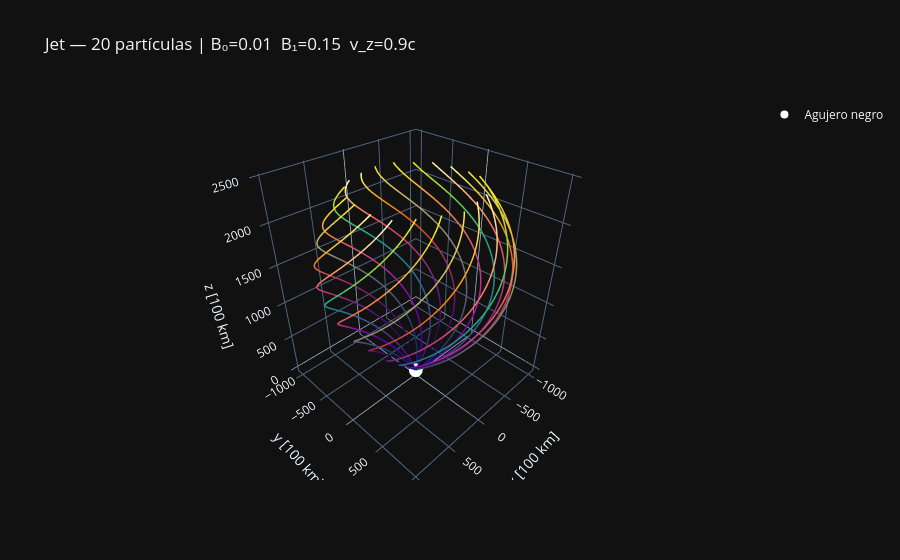

Notebook code cell kept with this figure:
### Code cell
cscales = ['Viridis', 'Plasma', 'Cividis', 'Inferno', 'Magma']
trazas  = [go.Scatter3d(x=sol.y[1], y=sol.y[2], z=sol.y[3],
                        mode='lines',
                        line=dict(width=3, color=sol.y[0]/C,
                                  colorscale=cscales[k % len(cscales)]),
                        showlegend=False)
           for k, sol in enumerate(soluciones_jet)]
 
trazas.append(go.Scatter3d(x=[0], y=[0], z=[0], mode='markers',
                           marker=dict(size=8, color='white'),
                           name='Agujero negro'))
 
fig1 = go.Figure(trazas)
fig1.update_layout(
    title=f'Jet — {N_jet} partículas | B₀={B0}  B₁={B1}  v_z={v_axial}c',
    scene=dict(xaxis_title='x [100 km]', yaxis_title='y [100 km]',
               zaxis_title='z [100 km]', aspectmode='data'),
    template='plotly_dark')
fig1.show()

### Figure 1 — Plotly figure (JSON) as saved in the notebook; plotly's stock layout.template omitted (floating-point values rounded to 4 significant figures; data arrays with more than 128 entries replaced by an {"elided": "..."} marker saying what was removed)
{"data": [{"line": {"color": {"elided": "1500 float values"}, "colorscale": [[0, "#440154"], [0.1111, "#482878"], [0.2222, "#3e4989"], [0.3333, "#31688e"], [0.4444, "#26828e"], [0.5556, "#1f9e89"], [0.6667, "#35b779"], [0.7778, "#6ece58"], [0.8889, "#b5de2b"], [1, "#fde725"]], "width": 3}, "mode": "lines", "showlegend": false, "type": "scatter3d", "x": {"elided": "1500 float values"}, "y": {"elided": "1500 float values"}, "z": {"elided": "1500 float values"}}, {"line": {"color": {"elided": "1500 float values"}, "colorscale": [[0, "#0d0887"], [0.1111, "#46039f"], [0.2222, "#7201a8"], [0.3333, "#9c179e"], [0.4444, "#bd3786"], [0.5556, "#d8576b"], [0.6667, "#ed7953"], [0.7778, "#fb9f3a"], [0.8889, "#fdca26"], [1, "#f0f921"]], "width": 3}, "mode": "lines", "showlegend": false, "type": "scatter3d", "x": {"elided": "1500 float values"}, "y": {"elided": "1500 float values"}, "z": {"elided": "1500 float values"}}, {"line": {"color": {"elided": "1500 float values"}, "colorscale": [[0, "#00224e"], [0.1111, "#123570"], [0.2222, "#3b496c"], [0.3333, "#575d6d"], [0.4444, "#707173"], [0.5556, "#8a8678"], [0.6667, "#a59c74"], [0.7778, "#c3b369"], [0.8889, "#e1cc55"], [1, "#fee838"]], "width": 3}, "mode": "lines", "showlegend": false, "type": "scatter3d", "x": {"elided": "1500 float values"}, "y": {"elided": "1500 float values"}, "z": {"elided": "1500 float values"}}, {"line": {"color": {"elided": "1500 float values"}, "colorscale": [[0, "#000004"], [0.1111, "#1b0c41"], [0.2222, "#4a0c6b"], [0.3333, "#781c6d"], [0.4444, "#a52c60"], [0.5556, "#cf4446"], [0.6667, "#ed6925"], [0.7778, "#fb9b06"], [0.8889, "#f7d13d"], [1, "#fcffa4"]], "width": 3}, "mode": "lines", "showlegend": false, "type": "scatter3d", "x": {"elided": "1500 float values"}, "y": {"elided": "1500 float values"}, "z": {"elided": "1500 float values"}}, {"line": {"color": {"elided": "1500 float values"}, "colorscale": [[0, "#000004"], [0.1111, "#180f3d"], [0.2222, "#440f76"], [0.3333, "#721f81"], [0.4444, "#9e2f7f"], [0.5556, "#cd4071"], [0.6667, "#f1605d"], [0.7778, "#fd9668"], [0.8889, "#feca8d"], [1, "#fcfdbf"]], "width": 3}, "mode": "lines", "showlegend": false, "type": "scatter3d", "x": {"elided": "1500 float values"}, "y": {"elided": "1500 float values"}, "z": {"elided": "1500 float values"}}, {"line": {"color": {"elided": "1500 float values"}, "colorscale": [[0, "#440154"], [0.1111, "#482878"], [0.2222, "#3e4989"], [0.3333, "#31688e"], [0.4444, "#26828e"], [0.5556, "#1f9e89"], [0.6667, "#35b779"], [0.7778, "#6ece58"], [0.8889, "#b5de2b"], [1, "#fde725"]], "width": 3}, "mode": "lines", "showlegend": false, "type": "scatter3d", "x": {"elided": "1500 float values"}, "y": {"elided": "1500 float values"}, "z": {"elided": "1500 float values"}}, {"line": {"color": {"elided": "1500 float values"}, "colorscale": [[0, "#0d0887"], [0.1111, "#46039f"], [0.2222, "#7201a8"], [0.3333, "#9c179e"], [0.4444, "#bd3786"], [0.5556, "#d8576b"], [0.6667, "#ed7953"], [0.7778, "#fb9f3a"], [0.8889, "#fdca26"], [1, "#f0f921"]], "width": 3}, "mode": "lines", "showlegend": false, "type": "scatter3d", "x": {"elided": "1500 float values"}, "y": {"elided": "1500 float values"}, "z": {"elided": "1500 float values"}}, {"line": {"color": {"elided": "1500 float values"}, "colorscale": [[0, "#00224e"], [0.1111, "#123570"], [0.2222, "#3b496c"], [0.3333, "#575d6d"], [0.4444, "#707173"], [0.5556, "#8a8678"], [0.6667, "#a59c74"], [0.7778, "#c3b369"], [0.8889, "#e1cc55"], [1, "#fee838"]], "width": 3}, "mode": "lines", "showlegend": false, "type": "scatter3d", "x": {"elided": "1500 float values"}, "y": {"elided": "1500 float values"}, "z": {"elided": "1500 float values"}}, {"line": {"color": {"elided": "1500 float values"}, "colorscale": [[0, "#000004"], [0.1111, "#1b0c41"], [0.2222, "#4a0c6b"], [0.3333, "#781c6d"], [0.4444, "#a52c60"], [0.5556, "#cf4446"], [0.6667, "#ed6925"], [0.7778, "#fb9b06"], [0.8889, "#f7d13d"], [1, "#fcffa4"]], "width": 3}, "mode": "lines", "showlegend": false, "type": "scatter3d", "x": {"elided": "1500 float values"}, "y": {"elided": "1500 float values"}, "z": {"elided": "1500 float values"}}, {"line": {"color": {"elided": "1500 float values"}, "colorscale": [[0, "#000004"], [0.1111, "#180f3d"], [0.2222, "#440f76"], [0.3333, "#721f81"], [0.4444, "#9e2f7f"], [0.5556, "#cd4071"], [0.6667, "#f1605d"], [0.7778, "#fd9668"], [0.8889, "#feca8d"], [1, "#fcfdbf"]], "width": 3}, "mode": "lines", "showlegend": false, "type": "scatter3d", "x": {"elided": "1500 float values"}, "y": {"elided": "1500 float values"}, "z": {"elided": "1500 float values"}}, {"line": {"color": {"elided": "1500 float values"}, "colorscale": [[0, "#440154"], [0.1111, "#482878"], [0.2222, "#3e4989"], [0.3333, "#31688e"], [0.4444, "#26828e"], [0.5556, "#1f9e89"], [0.6667, "#35b779"], [0.7778, "#6ece58"], [0.8889, "#b5de2b"], [1, "#fde725"]], "width": 3}, "mode": "lines", "showlegend": false, "type": "scatter3d", "x": {"elided": "1500 float values"}, "y": {"elided": "1500 float values"}, "z": {"elided": "1500 float values"}}, {"line": {"color": {"elided": "1500 float values"}, "colorscale": [[0, "#0d0887"], [0.1111, "#46039f"], [0.2222, "#7201a8"], [0.3333, "#9c179e"], [0.4444, "#bd3786"], [0.5556, "#d8576b"], [0.6667, "#ed7953"], [0.7778, "#fb9f3a"], [0.8889, "#fdca26"], [1, "#f0f921"]], "width": 3}, "mode": "lines", "showlegend": false, "type": "scatter3d", "x": {"elided": "1500 float values"}, "y": {"elided": "1500 float values"}, "z": {"elided": "1500 float values"}}, {"line": {"color": {"elided": "1500 float values"}, "colorscale": [[0, "#00224e"], [0.1111, "#123570"], [0.2222, "#3b496c"], [0.3333, "#575d6d"], [0.4444, "#707173"], [0.5556, "#8a8678"], [0.6667, "#a59c74"], [0.7778, "#c3b369"], [0.8889, "#e1cc55"], [1, "#fee838"]], "width": 3}, "mode": "lines", "showlegend": false, "type": "scatter3d", "x": {"elided": "1500 float values"}, "y": {"elided": "1500 float values"}, "z": {"elided": "1500 float values"}}, {"line": {"color": {"elided": "1500 float values"}, "colorscale": [[0, "#000004"], [0.1111, "#1b0c41"], [0.2222, "#4a0c6b"], [0.3333, "#781c6d"], [0.4444, "#a52c60"], [0.5556, "#cf4446"], [0.6667, "#ed6925"], [0.7778, "#fb9b06"], [0.8889, "#f7d13d"], [1, "#fcffa4"]], "width": 3}, "mode": "lines", "showlegend": false, "type": "scatter3d", "x": {"elided": "1500 float values"}, "y": {"elided": "1500 float values"}, "z": {"elided": "1500 float values"}}, {"line": {"color": {"elided": "1500 float values"}, "colorscale": [[0, "#000004"], [0.1111, "#180f3d"], [0.2222, "#440f76"], [0.3333, "#721f81"], [0.4444, "#9e2f7f"], [0.5556, "#cd4071"], [0.6667, "#f1605d"], [0.7778, "#fd9668"], [0.8889, "#feca8d"], [1, "#fcfdbf"]], "width": 3}, "mode": "lines", "showlegend": false, "type": "scatter3d", "x": {"elided": "1500 float values"}, "y": {"elided": "1500 float values"}, "z": {"elided": "1500 float values"}}, {"line": {"color": {"elided": "1500 float values"}, "colorscale": [[0, "#440154"], [0.1111, "#482878"], [0.2222, "#3e4989"], [0.3333, "#31688e"], [0.4444, "#26828e"], [0.5556, "#1f9e89"], [0.6667, "#35b779"], [0.7778, "#6ece58"], [0.8889, "#b5de2b"], [1, "#fde725"]], "width": 3}, "mode": "lines", "showlegend": false, "type": "scatter3d", "x": {"elided": "1500 float values"}, "y": {"elided": "1500 float values"}, "z": {"elided": "1500 float values"}}, {"line": {"color": {"elided": "1500 float values"}, "colorscale": [[0, "#0d0887"], [0.1111, "#46039f"], [0.2222, "#7201a8"], [0.3333, "#9c179e"], [0.4444, "#bd3786"], [0.5556, "#d8576b"], [0.6667, "#ed7953"], [0.7778, "#fb9f3a"], [0.8889, "#fdca26"], [1, "#f0f921"]], "width": 3}, "mode": "lines", "showlegend": false, "type": "scatter3d", "x": {"elided": "1500 float values"}, "y": {"elided": "1500 float values"}, "z": {"elided": "1500 float values"}}, {"line": {"color": {"elided": "1500 float values"}, "colorscale": [[0, "#00224e"], [0.1111, "#123570"], [0.2222, "#3b496c"], [0.3333, "#575d6d"], [0.4444, "#707173"], [0.5556, "#8a8678"], [0.6667, "#a59c74"], [0.7778, "#c3b369"], [0.8889, "#e1cc55"], [1, "#fee838"]], "width": 3}, "mode": "lines", "showlegend": false, "type": "scatter3d", "x": {"elided": "1500 float values"}, "y": {"elided": "1500 float values"}, "z": {"elided": "1500 float values"}}, {"line": {"color": {"elided": "1500 float values"}, "colorscale": [[0, "#000004"], [0.1111, "#1b0c41"], [0.2222, "#4a0c6b"], [0.3333, "#781c6d"], [0.4444, "#a52c60"], [0.5556, "#cf4446"], [0.6667, "#ed6925"], [0.7778, "#fb9b06"], [0.8889, "#f7d13d"], [1, "#fcffa4"]], "width": 3}, "mode": "lines", "showlegend": false, "type": "scatter3d", "x": {"elided": "1500 float values"}, "y": {"elided": "1500 float values"}, "z": {"elided": "1500 float values"}}, {"line": {"color": {"elided": "1500 float values"}, "colorscale": [[0, "#000004"], [0.1111, "#180f3d"], [0.2222, "#440f76"], [0.3333, "#721f81"], [0.4444, "#9e2f7f"], [0.5556, "#cd4071"], [0.6667, "#f1605d"], [0.7778, "#fd9668"], [0.8889, "#feca8d"], [1, "#fcfdbf"]], "width": 3}, "mode": "lines", "showlegend": false, "type": "scatter3d", "x": {"elided": "1500 float values"}, "y": {"elided": "1500 float values"}, "z": {"elided": "1500 float values"}}, {"marker": {"color": "white", "size": 8}, "mode": "markers", "name": "Agujero negro", "type": "scatter3d", "x": [0], "y": [0], "z": [0]}], "layout": {"scene": {"aspectmode": "data", "xaxis": {"title": {"text": "x [100 km]"}}, "yaxis": {"title": {"text": "y [100 km]"}}, "zaxis": {"title": {"text": "z [100 km]"}}}, "title": {"text": "Jet — 20 partículas | B₀=0.01  B₁=0.15  v_z=0.9c"}}}
